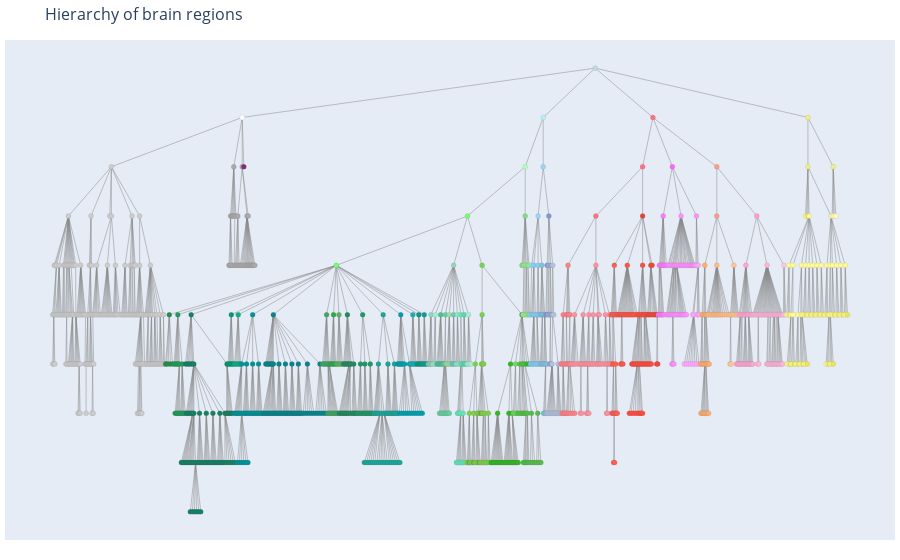

Write notebook code for a chart like this one.
### Markdown cell above
We can also visualize the hierarchy of brain regions as a network (a tree). **Note that running the above cell may take a few minutes**.

### Code cell
# Plot brain region hierarchy
# If you want to plot it, install PyDot (pydot)
fig = AllenBrain.plot_plotly_graph()
fig.show()

### Figure 1 — Plotly figure (JSON) as saved in the notebook; plotly's stock layout.template omitted (floating-point values rounded to 4 significant figures; data arrays with more than 128 entries replaced by an {"elided": "..."} marker saying what was removed)
{"data": [{"hoverinfo": "none", "line": {"color": "#888", "width": 0.5}, "mode": "lines", "type": "scatter", "x": {"elided": "3978 float values"}, "y": {"elided": "3978 int values"}}, {"hoverinfo": "text", "marker": {"color": {"elided": "1327 str values"}, "line": {"width": 0.1}, "size": 5}, "mode": "markers", "text": {"elided": "1327 str values"}, "type": "scatter", "x": {"elided": "1327 float values"}, "y": {"elided": "1327 int values"}}], "layout": {"hovermode": "closest", "margin": {"b": 20, "l": 5, "r": 5, "t": 40}, "showlegend": false, "title": {"font": {"size": 16}, "text": "Hierarchy of brain regions"}, "xaxis": {"showgrid": false, "showticklabels": false, "zeroline": false}, "yaxis": {"showgrid": false, "showticklabels": false, "zeroline": false}}}
